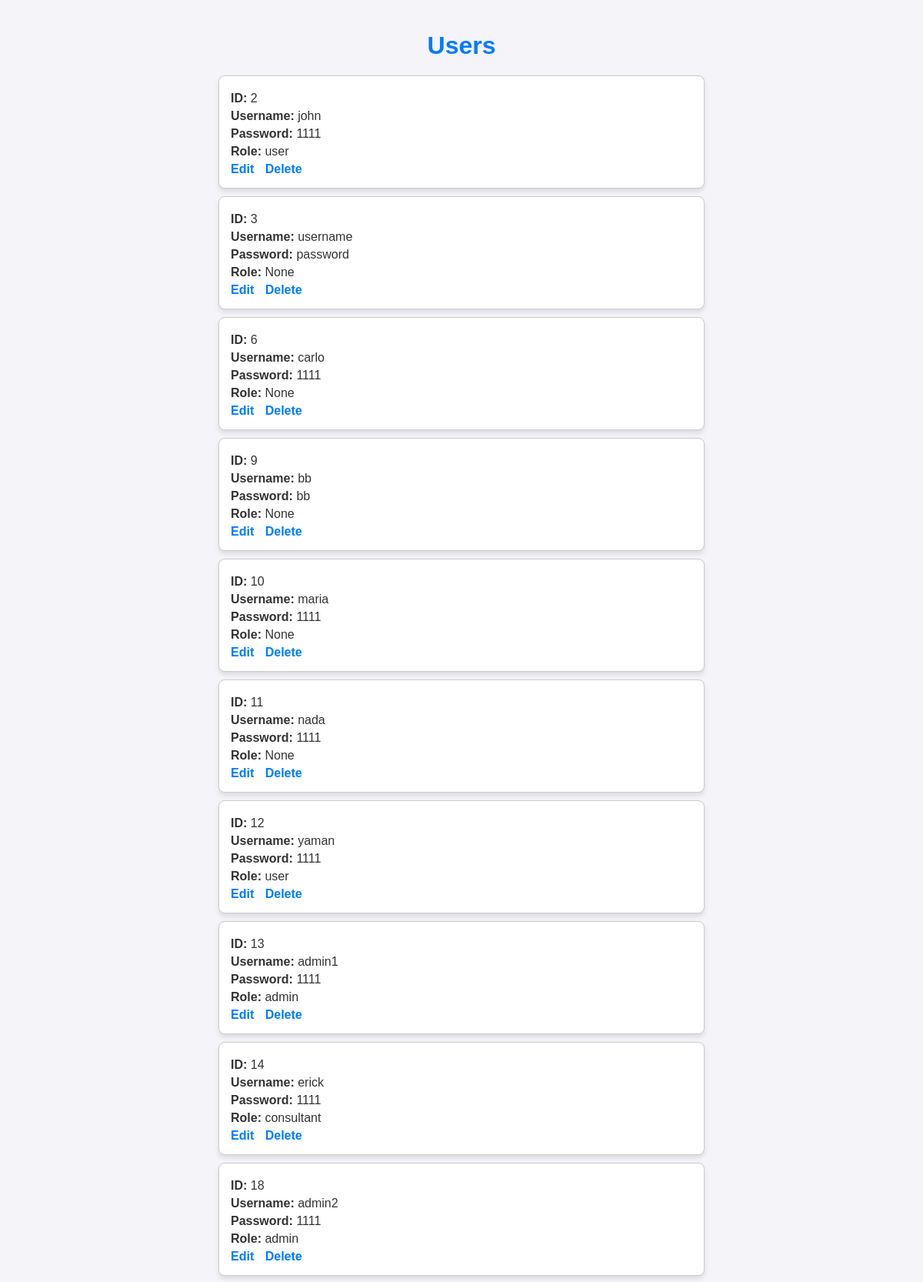
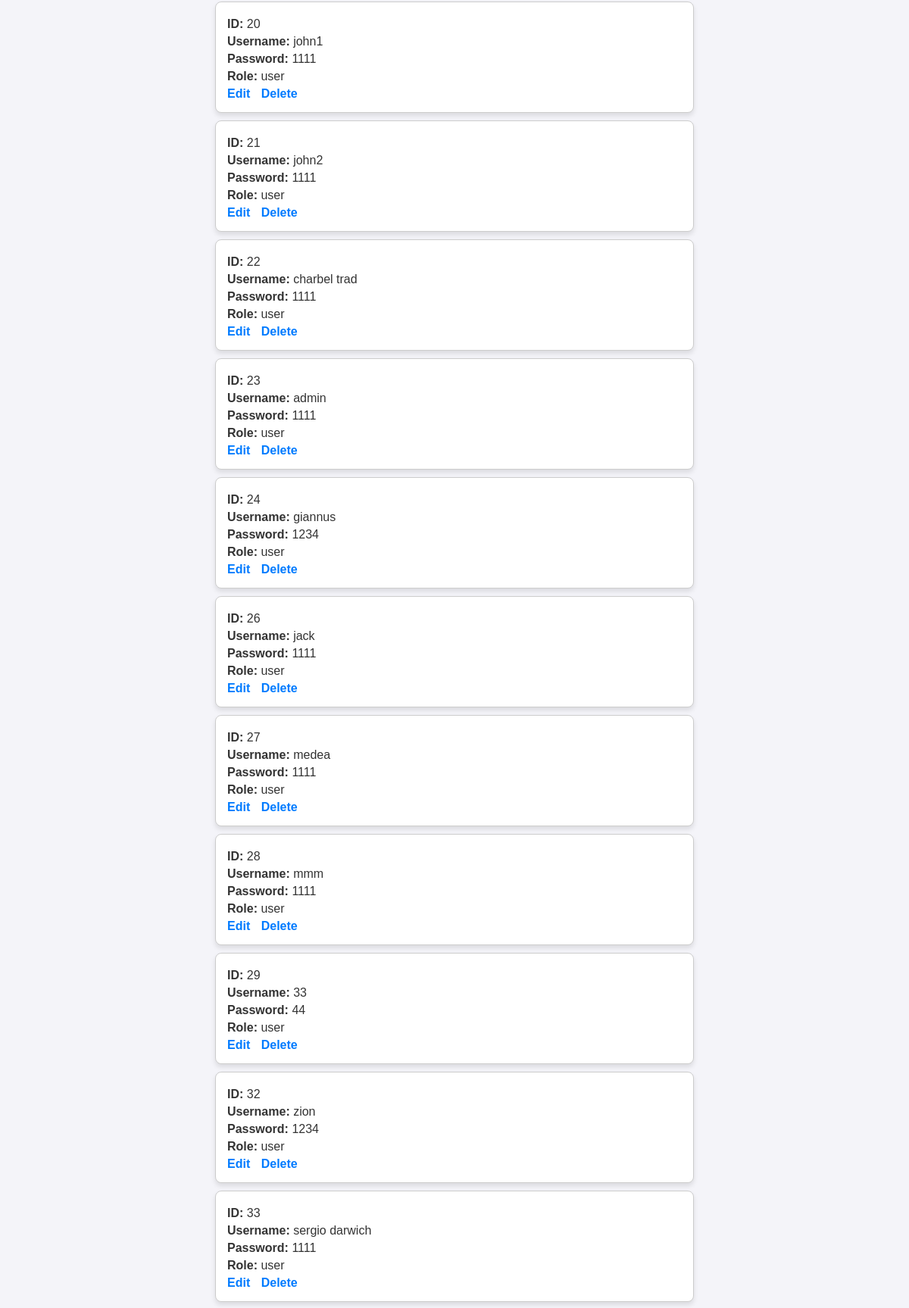
Screenshot of /users (upper part) with the database file from the repository (2 pictures, top to bottom).
### tables this page shows
CREATE TABLE users
            (id INTEGER PRIMARY KEY AUTOINCREMENT,
            username TEXT,
            password TEST,
            role TEXT);

### server.py (the view)
@app.route('/users')
def users():
    conn = sqlite3.connect("auth.db")
    cursor = conn.cursor()
    cursor.execute("SELECT * FROM users")  # Fetch data
    users_list = cursor.fetchall()  # Get all users from the database
    conn.close()  # Close the connection
    return render_template('users.html', users=users_list)

### templates/users.html (shortened to what this page needs)
<!DOCTYPE html>
<html lang="en">
<head>
</head>
<body>
    <h1>Users</h1>
    {% for user in users %}
    <div class="user-container">
        <p><strong>ID:</strong> {{ user[0] }}</p>
        <p><strong>Username:</strong> {{ user[1] }}</p>
        <p><strong>Password:</strong> {{ user[2] }}</p>
        <p><strong>Role:</strong> {{ user[3] }}</p>
        <a href="/edit_user/{{ user[0] }}">Edit</a>
        <a href="/delete_user/{{ user[0] }}">Delete</a>
    </div>
    {% endfor %}
</body>
</html>

### templates/users.html (style rules this page uses)
body { font-family: Arial, sans-serif; background-color: #f4f4f9; margin: 0; padding: 20px; color: #333; }
h1 { font-size: 2rem; text-align: center; margin-bottom: 20px; color: #007bff; }
.user-container { background: white; border: 1px solid #ccc; border-radius: 8px; padding: 15px; margin: 10px auto; box-shadow: 0 4px 6px rgba(0, 0, 0, 0.1); max-width: 600px; }
.user-container p { margin: 5px 0; }
.user-container a { display: inline-block; margin-right: 10px; text-decoration: none; color: #007bff; font-weight: bold; transition: color 0.3s ease, text-shadow 0.3s ease; }

### rows the page displays
users: id "2", username "john", password "1111", role "user"
users: id "3", username "username", password "password", user "None"
users: id "6", username "carlo", password "1111", user "None"
users: id "9", username "bb", password "bb", user "None"
users: id "10", username "maria", password "1111", user "None"
users: id "11", username "nada", password "1111", user "None"
users: id "12", username "yaman", password "1111", role "user"
users: id "13", username "admin1", password "1111", role "admin"
users: id "14", username "erick", password "1111", role "consultant"
users: id "18", username "admin2", password "1111", role "admin"
users: id "20", username "john1", password "1111", role "user"
users: id "21", username "john2", password "1111", role "user"
users: id "22", username "charbel trad", password "1111", role "user"
users: id "23", username "admin", password "1111", role "user"
users: id "24", username "giannus", password "1234", role "user"
users: id "26", username "jack", password "1111", role "user"
users: id "27", username "medea", password "1111", role "user"
users: id "28", username "mmm", password "1111", role "user"
users: id "29", username "33", password "44", role "user"
users: id "32", username "zion", password "1234", role "user"
users: id "33", username "sergio darwich", password "1111", role "user"
